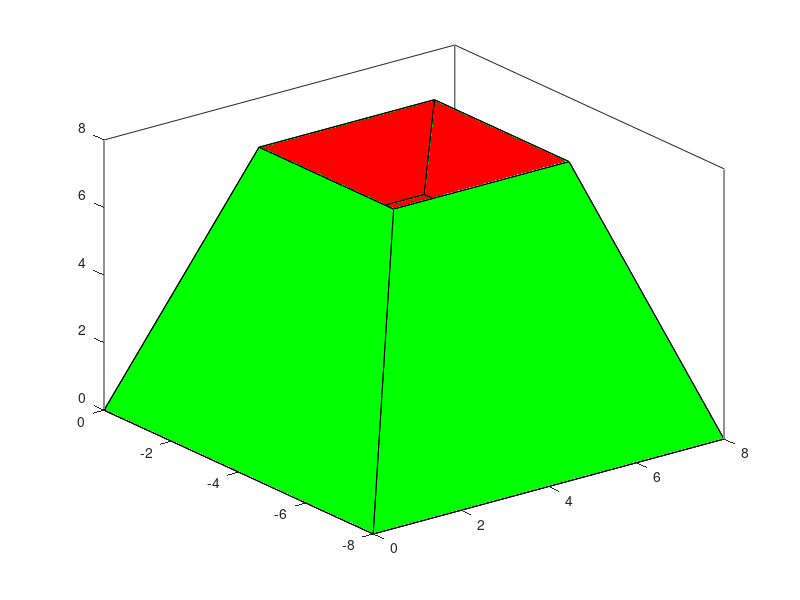

The MATLAB script that drew this image:
% base of volcano
BaseX = [0,8,8,0]; 
BaseY = [0,0,-8,-8];
BaseZ = [0,0,0,0];
fill3(BaseX, BaseY, BaseZ,'green'), hold on;

% sides of volcano
Side1X = [0,8,6,2];
Side1Y = [0,0,-2,-2];
Side1Z = [0,0,8,8];
fill3(Side1X, Side1Y, Side1Z,'green'), hold on;
Side2X = [0,8,6,2];
Side2Y = [-8,-8,-6,-6];
Side2Z = [0,0,8,8];
fill3(Side2X, Side2Y, Side2Z,'green'), hold on;
Side3X = [0,0,2,2];
Side3Y = [0,-8,-6,-2];
Side3Z = [0,0,8,8];
fill3(Side3X, Side3Y, Side3Z,'green'), hold on;
Side4X = [8,8,6,6];
Side4Y = [0,-8,-6,-2];
Side4Z = [0,0,8,8];
fill3(Side4X, Side4Y, Side4Z,'green'), hold on;

% sides of caldera
Caldera1X = [2,3,5,6];
Caldera1Y = [-2,-3,-3,-2];
Caldera1Z = [8,6,6,8];
fill3(Caldera1X, Caldera1Y, Caldera1Z,'red'), hold on;
Caldera2X = [2,3,5,6];
Caldera2Y = [-6,-5,-5,-6];
Caldera2Z = [8,6,6,8];
fill3(Caldera2X, Caldera2Y, Caldera2Z,'red'), hold on;
Caldera3X = [2,3,3,2];
Caldera3Y = [-2,-3,-5,-6];
Caldera3Z = [8,6,6,8];
fill3(Caldera3X, Caldera3Y, Caldera3Z,'red'), hold on;
Caldera4X = [6,5,5,6];
Caldera4Y = [-2,-3,-5,-6];
Caldera4Z = [8,6,6,8];
fill3(Caldera4X, Caldera4Y, Caldera4Z,'red'), hold on;
% caldera bottom
CalderaX = [3,5,5,3];
CalderaY = [-3,-3,-5,-5];
CalderaZ = [6,6,6,6];
fill3(CalderaX, CalderaY, CalderaZ,'red'), hold on;
